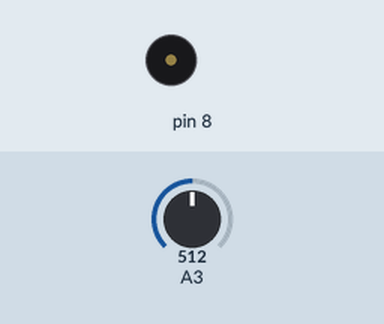
This sketch was run on a simulated Arduino Uno, built with avr-gcc and run on an emulated ATmega328P. On the bench: buzzer (waves = sounding). Inputs (shaded band) come from the test bench; at power-on: A3 = 512. What the sketch prints to the serial monitor is not drawn.

Above: at 1.2 s.
1.3 s: A3 set to 217
3.4 s: A3 set to 190
At 3.9 s:
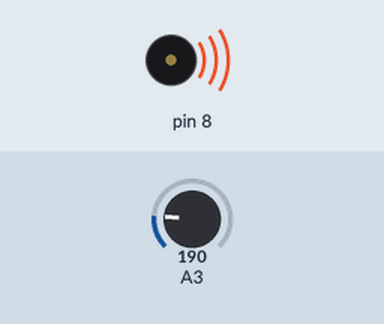
4.9 s: A3 set to 306
At 6.3 s:
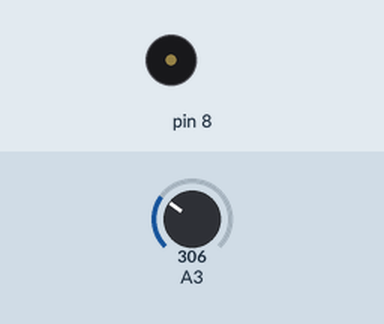
7.0 s: A3 set to 40
At 8.0 s:
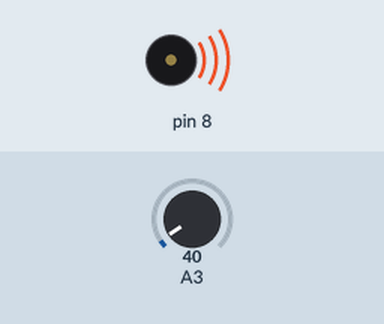
8.5 s: A3 set to 210
At 9.3 s:
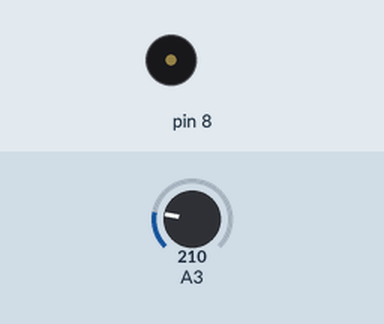
Timing chart, 0 to 11.0 s (numbered marks = the images above; inputs shaded):
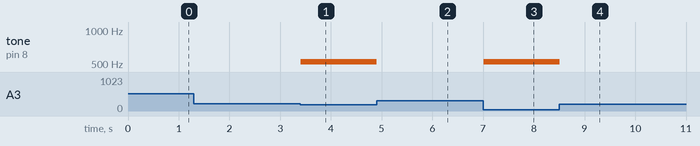

Measured:
- the behaviour switches between 200 and 199 on A3 (found by bisection; images 0 and 1)
- after the input at 1.3 s, every drawn part: stays the same
- after the input at 3.4 s, tone on pin 8: silent → 523 Hz at once
- after the input at 4.9 s, tone on pin 8: 523 Hz → silent at once
- after the input at 7.0 s, tone on pin 8: silent → 523 Hz at once
- after the input at 8.5 s, tone on pin 8: 523 Hz → silent at once

The sketch:

week10_5_arduino_serial_joystick_to_processing.ino
```cpp
//week10_5_arduino_serial_joystick_to_processing
void setup() {
  Serial.begin(9600);
  pinMode(2,INPUT_PULLUP);
  pinMode(8,OUTPUT);
}

void loop() {
  delay(100);
  int now=analogRead(A3) / 4;
  Serial.write(now);
  if(now>200) tone(8,784,100);
  if(now<50) tone(8,523,100);
}
```
